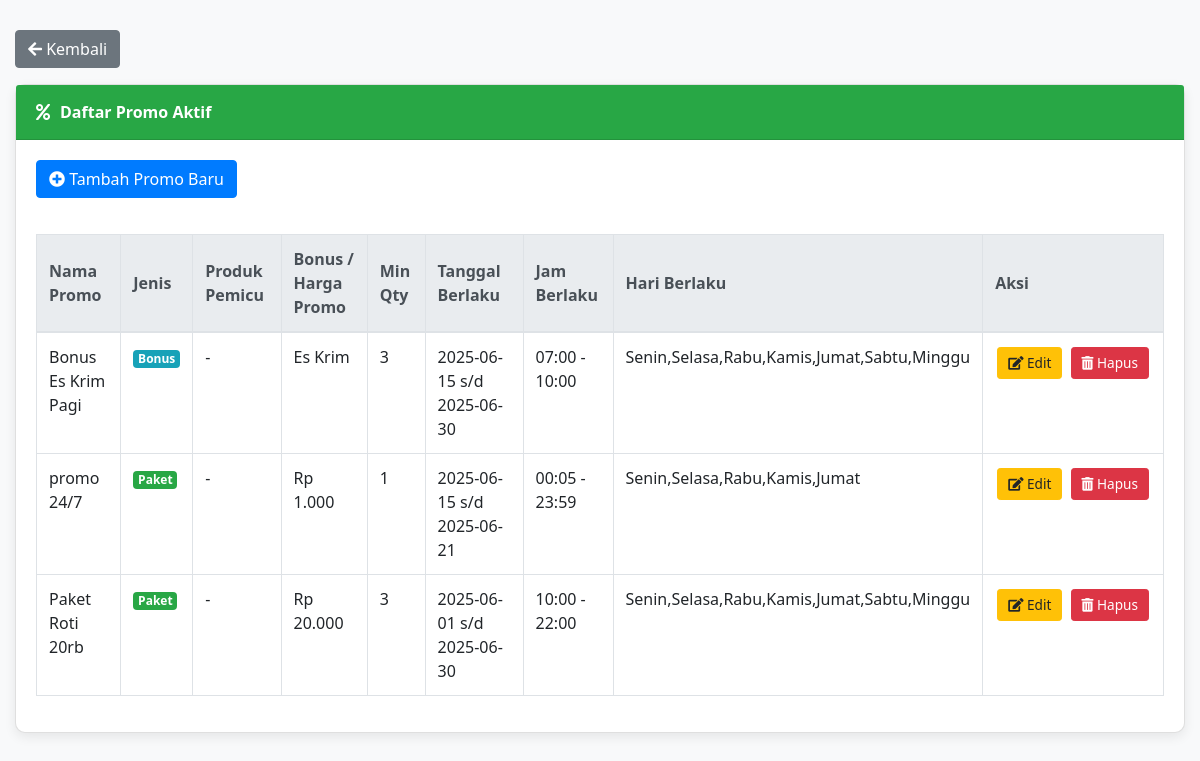
The app's page /kasir-app/modules/promo.php (signed in) with its own data.
### tables this page shows
CREATE TABLE `promo` (
  `id_promo` int(11) NOT NULL,
  `nama_promo` varchar(100) NOT NULL,
  `jenis` enum('paket','bonus') NOT NULL,
  `deskripsi` text DEFAULT NULL,
  `tanggal_mulai` date NOT NULL,
  `tanggal_akhir` date NOT NULL,
  `waktu_mulai` time NOT NULL,
  `waktu_selesai` time NOT NULL,
  `berlaku_hari` varchar(100) DEFAULT NULL,
  `minimal_qty` int(11) NOT NULL DEFAULT 1,
  `id_produk_trigger` int(11) DEFAULT NULL,
  `id_produk_bonus` int(11) DEFAULT NULL,
  `harga_promo` int(11) DEFAULT NULL
);

CREATE TABLE `produk` (
  `id_produk` int(11) NOT NULL,
  `nama_produk` varchar(100) NOT NULL,
  `harga` int(11) NOT NULL,
  `stok` int(11) DEFAULT 0
);

### kasir-app/modules/promo.php (the view, shortened to what this page needs)
<?php
include("../config/db.php");
$promo_query = $koneksi->query("SELECT * FROM promo ORDER BY tanggal_mulai DESC");
?>
<!DOCTYPE html>
<html lang="id">
<head>
    <link href="https://stackpath.bootstrapcdn.com/bootstrap/4.5.2/css/bootstrap.min.css" rel="stylesheet">
    <link rel="stylesheet" href="https://cdnjs.cloudflare.com/ajax/libs/font-awesome/5.15.3/css/all.min.css">
</head>
<body>
    <div class="container-fluid">
        <a href="../home.php" class="btn btn-secondary mb-3">
            <i class="fas fa-arrow-left"></i> Kembali
        </a>
        <div class="card">
            <div class="card-header">
                <i class="fas fa-percent"></i> Daftar Promo Aktif
            </div>
            <div class="card-body">
                <a href="tambah_promo.php" class="btn btn-primary mb-3">
                    <i class="fas fa-plus-circle"></i> Tambah Promo Baru
                </a>
                <div class="table-responsive">
                    <table class="table table-bordered table-hover">
                        <thead>
                            <tr>
                                <th>Nama Promo</th>
                                <th>Jenis</th>
                                <th>Produk Pemicu</th>
                                <th>Bonus / Harga Promo</th>
                                <th>Min Qty</th>
                                <th>Tanggal Berlaku</th>
                                <th>Jam Berlaku</th>
                                <th>Hari Berlaku</th>
                                <th>Aksi</th>
                            </tr>
                        </thead>
                        <tbody>
                            <?php while ($p = $promo_query->fetch_assoc()):
                                $trigger_name = '-';
                                $bonus_info = '-';
                                if ($p['jenis'] == 'bonus' && !empty($p['id_produk_bonus'])) {
                                    $bonus_res = $koneksi->query("SELECT nama_produk FROM produk WHERE id_produk = " . (int)$p['id_produk_bonus']);
                                    $bonus_info = $bonus_res && $bonus_res->num_rows > 0 ? $bonus_res->fetch_assoc()['nama_produk'] : '-';
                                } elseif ($p['jenis'] == 'paket') {
                                    $bonus_info = 'Rp ' . number_format($p['harga_promo'], 0, ',', '.');
                                }
                            ?>
                                <tr>
                                    <td><?= htmlspecialchars($p['nama_promo']) ?></td>
                                    <td><span class="badge badge-<?= ($p['jenis'] == 'paket' ? 'success' : 'info') ?>"><?= ucfirst($p['jenis']) ?></span></td>
                                    <td><?= htmlspecialchars($trigger_name) ?></td>
                                    <td><?= htmlspecialchars($bonus_info) ?></td>
                                    <td><?= (int)$p['minimal_qty'] ?></td>
                                    <td><?= $p['tanggal_mulai'] ?> s/d <?= $p['tanggal_akhir'] ?></td>
                                    <td><?= substr($p['waktu_mulai'], 0, 5) ?> - <?= substr($p['waktu_selesai'], 0, 5) ?></td> <td><?= htmlspecialchars($p['berlaku_hari']) ?></td>
                                    <td class="text-nowrap">
                                        <a href="edit_promo.php?id=<?= $p['id_promo'] ?>" class="btn btn-warning btn-sm btn-action" title="Edit">
                                            <i class="fas fa-edit"></i> Edit
                                        </a>
                                        <a href="hapus_promo.php?id=<?= $p['id_promo'] ?>" class="btn btn-danger btn-sm btn-action" onclick="return confirm('Apakah Anda yakin ingin menghapus promo ini?')" title="Hapus">
                                            <i class="fas fa-trash-alt"></i> Hapus
                                        </a>
                                    </td>
                                </tr>
                            <?php endwhile; ?>
                        </tbody>
                    </table>
                </div>
            </div>
        </div>
    </div>
</body>
</html>

### kasir-app/modules/promo.php (style rules this page uses)
body { background-color: #f8f9fa; font-family: 'Segoe UI', Tahoma, Geneva, Verdana, sans-serif; }
.container-fluid { padding-top: 30px; padding-bottom: 30px; }
.card { border-radius: 10px; box-shadow: 0 4px 12px rgba(0,0,0,0.08); margin-bottom: 30px; }
.card-header { background-color: #28a745; color: white; border-top-left-radius: 10px; border-top-right-radius: 10px; font-weight: bold; padding: 15px 20px; display: flex; align-items: center; }
.card-header i { margin-right: 10px; }
.table-responsive { margin-top: 20px; }
.table thead th { background-color: #e9ecef; color: #495057; font-weight: 600; vertical-align: middle; }
.btn-action { margin: 2px; padding: 5px 10px; font-size: 0.85rem; }
.btn-primary { background-color: #007bff; border-color: #007bff; }
.btn-warning { background-color: #ffc107; border-color: #ffc107; color: #212529; }
.btn-danger { background-color: #dc3545; border-color: #dc3545; }

### records on screen
promo: nama_promo "Bonus Es Krim Pagi", jenis "Bonus", trigger_name "-", produk.nama_produk "Es Krim", minimal_qty "3", tanggal_mulai "2025-06-15", tanggal_akhir "2025-06-30", waktu_mulai "07:00", waktu_selesai "10:00", berlaku_hari "Senin,Selasa,Rabu,Kamis,Jumat,Sabtu,Minggu"
promo: nama_promo "promo 24/7", jenis "Paket", trigger_name "-", harga_promo "Rp 1.000", minimal_qty "1", tanggal_mulai "2025-06-15", tanggal_akhir "2025-06-21", waktu_mulai "00:05", waktu_selesai "23:59", berlaku_hari "Senin,Selasa,Rabu,Kamis,Jumat"
promo: nama_promo "Paket Roti 20rb", jenis "Paket", trigger_name "-", harga_promo "Rp 20.000", minimal_qty "3", tanggal_mulai "2025-06-01", tanggal_akhir "2025-06-30", waktu_mulai "10:00", waktu_selesai "22:00", berlaku_hari "Senin,Selasa,Rabu,Kamis,Jumat,Sabtu,Minggu"
